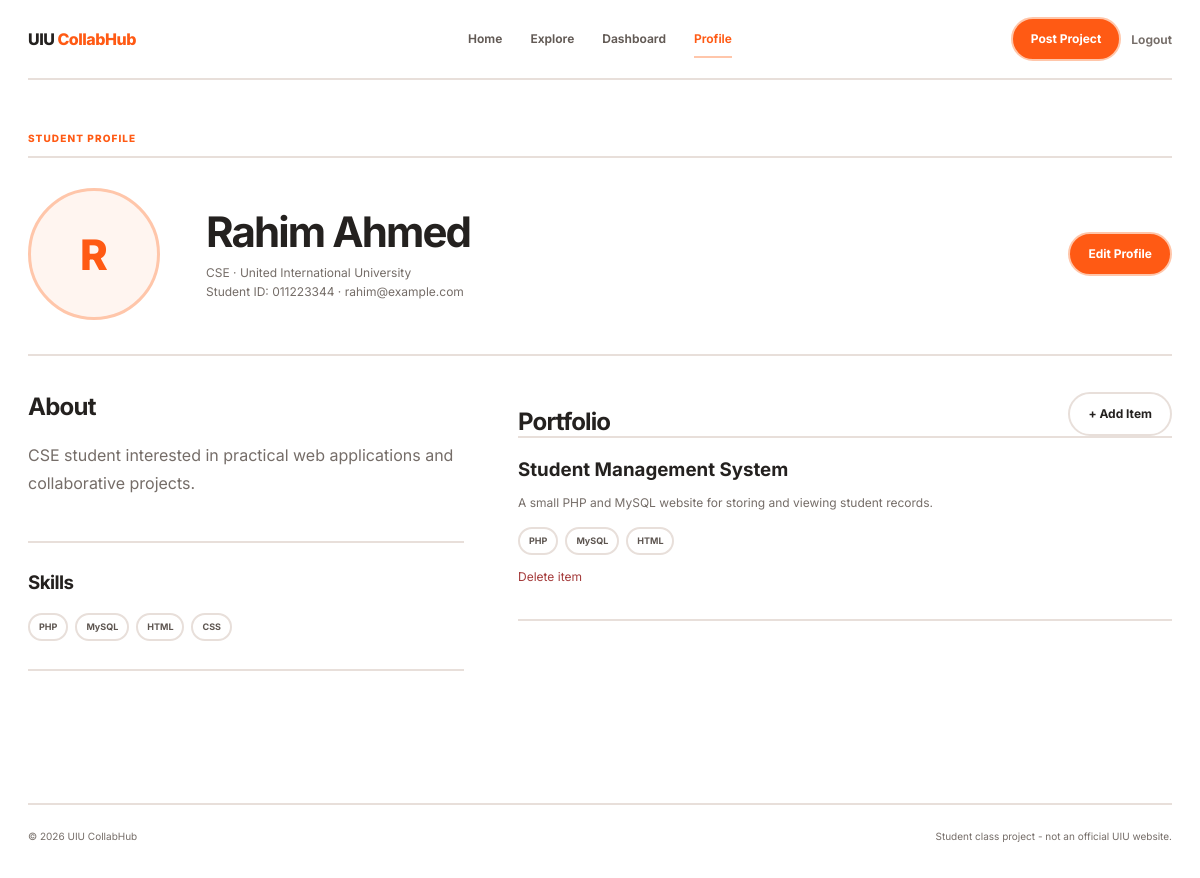
The app's page /profile.php (signed in) with its own data.
### tables this page shows
CREATE TABLE IF NOT EXISTS users (
    user_id INT PRIMARY KEY AUTO_INCREMENT,
    student_id VARCHAR(20) UNIQUE NOT NULL,
    name VARCHAR(60) NOT NULL,
    email VARCHAR(80) NOT NULL,
    department VARCHAR(30) NOT NULL,
    password VARCHAR(255) NOT NULL,
    security_question VARCHAR(150) NOT NULL,
    security_answer VARCHAR(255) NOT NULL,
    skills VARCHAR(255),
    bio VARCHAR(500)
);

CREATE TABLE IF NOT EXISTS portfolio (
    portfolio_id INT PRIMARY KEY AUTO_INCREMENT,
    user_id INT NOT NULL,
    title VARCHAR(120) NOT NULL,
    description VARCHAR(700) NOT NULL,
    skills VARCHAR(255)
);

### profile.php (the view, shortened to what this page needs)
<?php
include 'db.php';
$profile_id = isset($_GET['id']) ? (int)$_GET['id'] : (int)$_SESSION['user_id'];
$user_result = $conn->query("SELECT * FROM users WHERE user_id=$profile_id");
$user = $user_result->fetch_assoc();
$portfolio_result = $conn->query("SELECT * FROM portfolio WHERE user_id=$profile_id ORDER BY portfolio_id DESC");
?>
<!DOCTYPE html>
<html lang="en">
<head>
    <link rel="stylesheet" href="style.css">
</head>
<body>
<?php include 'navbar.php'; ?>
<main class="page-container">
    <p class="page-kicker">Student profile</p>
    <section class="profile-header">
        <div class="avatar-large"><?= htmlspecialchars(strtoupper(substr($user['name'], 0, 1))) ?></div>
        <div>
            <h1><?= htmlspecialchars($user['name']) ?></h1>
            <p><?= htmlspecialchars($user['department']) ?> &middot; United International University</p>
            <p>Student ID: <?= htmlspecialchars($user['student_id']) ?> &middot; <?= htmlspecialchars($user['email']) ?></p>
        </div>
        <?php if($profile_id == $_SESSION['user_id']){ ?>
            <a class="button-link primary" href="edit_profile.php">Edit Profile</a>
        <?php } ?>
    </section>
    <div class="profile-content">
        <div>
            <section class="profile-section">
                <h2>About</h2>
                <p class="long-text muted"><?= nl2br(htmlspecialchars($user['bio'] ?: 'No bio added yet.')) ?></p>
            </section>
            <section class="profile-section">
                <h3>Skills</h3>
                <?php if(trim($user['skills'] ?: '') != ''){ ?>
                    <div class="project-tags">
                        <?php
                        $skills = explode(',', $user['skills']);
                        foreach($skills as $skill){
                            $skill = trim($skill);
                            if($skill != ''){
                        ?>
                            <span><?= htmlspecialchars($skill) ?></span>
                        <?php
                            }
                        }
                        ?>
                    </div>
                <?php } else { ?>
                    <p class="muted">No skills added yet.</p>
                <?php } ?>
            </section>
        </div>
        <section>
            <div class="section-title">
                <h2>Portfolio</h2>
                <?php if($profile_id == $_SESSION['user_id']){ ?>
                    <a class="button-link" href="add_portfolio.php">+ Add Item</a>
                <?php } ?>
            </div>
            <?php if($portfolio_result && $portfolio_result->num_rows > 0){ ?>
                <div class="portfolio-list">
                    <?php while($item = $portfolio_result->fetch_assoc()){ ?>
                        <article class="portfolio-item">
                            <h3><?= htmlspecialchars($item['title']) ?></h3>
                            <p><?= nl2br(htmlspecialchars($item['description'])) ?></p>
                            <?php if(trim($item['skills'] ?: '') != ''){ ?>
                                <div class="project-tags">
                                    <?php
                                    $item_skills = explode(',', $item['skills']);
                                    foreach($item_skills as $skill){
                                        $skill = trim($skill);
                                        if($skill != ''){
                                    ?>
                                        <span><?= htmlspecialchars($skill) ?></span>
                                    <?php
                                        }
                                    }
                                    ?>
                                </div>
                            <?php } ?>
                            <?php if($profile_id == $_SESSION['user_id']){ ?>
                                <p><a class="danger-link" href="delete_portfolio.php?id=<?= $item['portfolio_id'] ?>" onclick="return confirm('Delete this portfolio item?')">Delete item</a></p>
                            <?php } ?>
                        </article>
                    <?php } ?>
                </div>
            <?php } else { ?>
                <div class="empty-box">No portfolio items added yet.</div>
            <?php } ?>
        </section>
    </div>
</main>
<?php include 'footer.php'; ?>
</body>
</html>

### style.css (style rules this page uses)
* { box-sizing: border-box; }
:root { --orange: #ff5a14; --orange-light: #ffc6aa; --orange-soft: #fff5f0; --orange-pale: #fffaf7; --text: #24211f; --muted: #756d68; --line: #e8dfda; --line-strong: #d8cdc7; --success-bg: #edf8f0; --success-text: #25633a; --danger-bg: #fff0f0; --danger-text: #a43a3a; --warning-bg: #fff8e7; --warning-text: #815e13; }
html { scroll-behavior: smooth; }
body { margin: 0; background: #ffffff; color: var(--text); font-family: "Inter", Arial, Helvetica, sans-serif; }
a { color: inherit; text-decoration: none; }
button, .button-link, .small-button, .mini-action { display: inline-flex; align-items: center; justify-content: center; min-height: 44px; padding: 0 18px; border: 2px solid var(--line); border-radius: 999px; background: #ffffff; color: var(--text); font-weight: 700; font-size: 12px; line-height: 1; transition: border-color .15s ease, color .15s ease, background-color .15s ease; }
.button-link.primary, button.primary, .small-button.primary { background: var(--orange); color: #ffffff; border-color: var(--orange-light); }
.page-container { width: min(1200px, calc(100% - 56px)); margin: 0 auto; padding: 52px 0 68px; }
.page-kicker { margin: 0 0 12px; color: var(--orange); font-size: 10px; font-weight: 800; text-transform: uppercase; letter-spacing: 0.11em; }
.muted { color: var(--muted); }
.long-text { line-height: 1.75; }
.search-title-row, .section-title { display: flex; align-items: end; justify-content: space-between; gap: 24px; }
.search-title-row h2, .section-title h1, .section-title h2 { margin: 0; letter-spacing: -0.035em; }
.project-tags { display: flex; flex-wrap: wrap; gap: 7px; margin-top: 14px; }
.project-tags span { display: inline-flex; align-items: center; min-height: 28px; padding: 0 9px; border: 2px solid var(--line); border-radius: 999px; color: #5d5550; background: #ffffff; font-size: 9px; font-weight: 700; }
.danger-link { color: #a43a3a; }
.profile-header { display: grid; grid-template-columns: 150px minmax(0, 1fr) auto; gap: 28px; align-items: center; padding: 30px 0 34px; border-top: 2px solid var(--line); border-bottom: 2px solid var(--line); }
.avatar-large { width: 132px; height: 132px; display: flex; align-items: center; justify-content: center; border: 3px solid var(--orange-light); border-radius: 50%; background: var(--orange-soft); color: var(--orange); font-size: 42px; font-weight: 800; }
.profile-header h1 { margin: 0 0 8px; font-size: 42px; letter-spacing: -0.045em; }
.profile-header p { margin: 4px 0; color: var(--muted); font-size: 12px; }
.profile-content { display: grid; grid-template-columns: .8fr 1.2fr; gap: 54px; padding: 36px 0; }
.profile-section { padding-bottom: 28px; margin-bottom: 28px; border-bottom: 2px solid var(--line); }
.profile-section h2, .profile-section h3 { margin-top: 0; letter-spacing: -0.03em; }
.portfolio-list { border-top: 2px solid var(--line); }
.portfolio-item { padding: 20px 0; border-bottom: 2px solid var(--line); }
.portfolio-item h3 { margin: 0 0 7px; }
.portfolio-item p { color: var(--muted); font-size: 12px; line-height: 1.65; }

### records on screen
users: name "R", name "Rahim Ahmed", department "CSE", student "011223344", email "rahim@example.com", bio "CSE student interested in practical web applications and collaborative projects.", skills "PHP", skills "MySQL", skills "HTML", skills "CSS"
portfolio: title "Student Management System", description "A small PHP and MySQL website for storing and viewing student records.", skills "PHP", skills "MySQL", skills "HTML"
